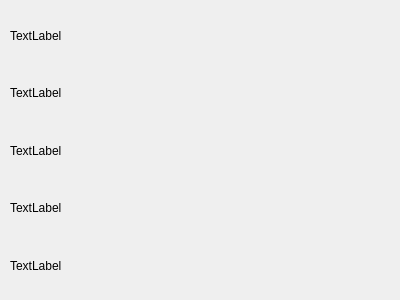
<?xml version="1.0" encoding="UTF-8"?>
<ui version="4.0">
 <class>Dialog</class>
 <widget class="QDialog" name="Dialog">
  <property name="geometry">
   <rect>
    <x>0</x>
    <y>0</y>
    <width>400</width>
    <height>300</height>
   </rect>
  </property>
  <property name="windowTitle">
   <string>Dialog</string>
  </property>
  <widget class="QWidget" name="verticalLayoutWidget">
   <property name="geometry">
    <rect>
     <x>10</x>
     <y>10</y>
     <width>381</width>
     <height>281</height>
    </rect>
   </property>
   <layout class="QVBoxLayout" name="verticalLayout">
    <item>
     <widget class="QLabel" name="result_hostname">
      <property name="text">
       <string>TextLabel</string>
      </property>
     </widget>
    </item>
    <item>
     <widget class="QLabel" name="label_2">
      <property name="text">
       <string>TextLabel</string>
      </property>
     </widget>
    </item>
    <item>
     <widget class="QLabel" name="label_4">
      <property name="text">
       <string>TextLabel</string>
      </property>
     </widget>
    </item>
    <item>
     <widget class="QLabel" name="label_5">
      <property name="text">
       <string>TextLabel</string>
      </property>
     </widget>
    </item>
    <item>
     <widget class="QLabel" name="label_3">
      <property name="text">
       <string>TextLabel</string>
      </property>
     </widget>
    </item>
   </layout>
  </widget>
 </widget>
 <resources/>
 <connections/>
</ui>
